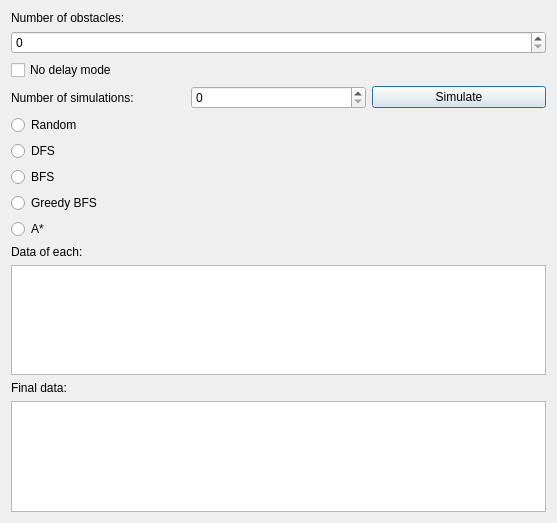
<?xml version="1.0" encoding="UTF-8"?>
<ui version="4.0">
 <class>Simulation_mode</class>
 <widget class="QDialog" name="Simulation_mode">
  <property name="geometry">
   <rect>
    <x>0</x>
    <y>0</y>
    <width>557</width>
    <height>523</height>
   </rect>
  </property>
  <property name="windowTitle">
   <string>Dialog</string>
  </property>
  <layout class="QVBoxLayout" name="verticalLayout_3">
   <item>
    <widget class="QLabel" name="info_label_5">
     <property name="text">
      <string>Number of obstacles:</string>
     </property>
    </widget>
   </item>
   <item>
    <widget class="QSpinBox" name="obs_num_box">
     <property name="maximum">
      <number>300</number>
     </property>
    </widget>
   </item>
   <item>
    <widget class="QCheckBox" name="delay_checkbox">
     <property name="text">
      <string>No delay mode</string>
     </property>
    </widget>
   </item>
   <item>
    <layout class="QHBoxLayout" name="horizontalLayout">
     <item>
      <widget class="QLabel" name="info_label2">
       <property name="text">
        <string>Number of simulations:</string>
       </property>
      </widget>
     </item>
     <item>
      <widget class="QSpinBox" name="sim_nums_box">
       <property name="maximum">
        <number>10000</number>
       </property>
      </widget>
     </item>
     <item>
      <widget class="QPushButton" name="sim_init_button">
       <property name="text">
        <string>Simulate</string>
       </property>
      </widget>
     </item>
    </layout>
   </item>
   <item>
    <layout class="QVBoxLayout" name="verticalLayout">
     <item>
      <widget class="QRadioButton" name="explore_mode_1">
       <property name="text">
        <string>Random</string>
       </property>
      </widget>
     </item>
     <item>
      <widget class="QRadioButton" name="explore_mode_3">
       <property name="text">
        <string>DFS</string>
       </property>
      </widget>
     </item>
     <item>
      <widget class="QRadioButton" name="explore_mode_4">
       <property name="text">
        <string>BFS</string>
       </property>
      </widget>
     </item>
     <item>
      <widget class="QRadioButton" name="explore_mode_2">
       <property name="text">
        <string>Greedy BFS</string>
       </property>
      </widget>
     </item>
     <item>
      <widget class="QRadioButton" name="explore_mode_5">
       <property name="text">
        <string>A*</string>
       </property>
      </widget>
     </item>
     <item>
      <widget class="QLabel" name="info_label3">
       <property name="text">
        <string>Data of each: </string>
       </property>
      </widget>
     </item>
     <item>
      <widget class="QTextEdit" name="out_text_all"/>
     </item>
    </layout>
   </item>
   <item>
    <layout class="QVBoxLayout" name="verticalLayout_2">
     <item>
      <widget class="QLabel" name="info_label4">
       <property name="text">
        <string>Final data:</string>
       </property>
      </widget>
     </item>
     <item>
      <widget class="QTextEdit" name="out_text_final"/>
     </item>
    </layout>
   </item>
  </layout>
 </widget>
 <resources/>
 <connections/>
</ui>
